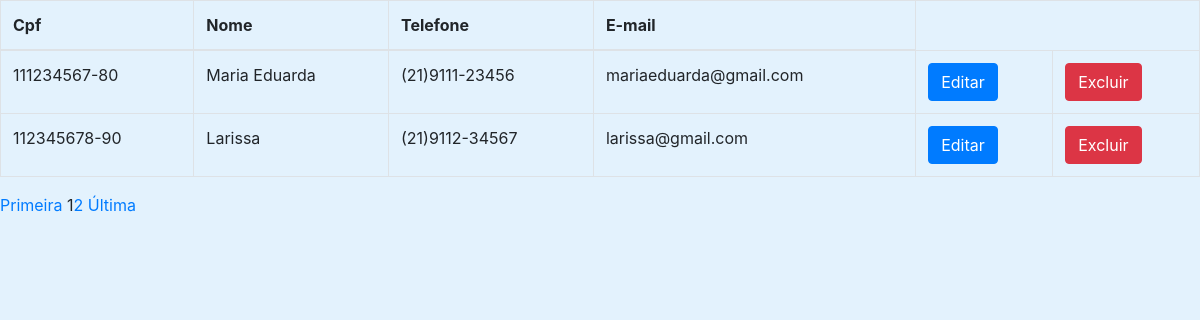
Before: /relcliente.php with the older database file.
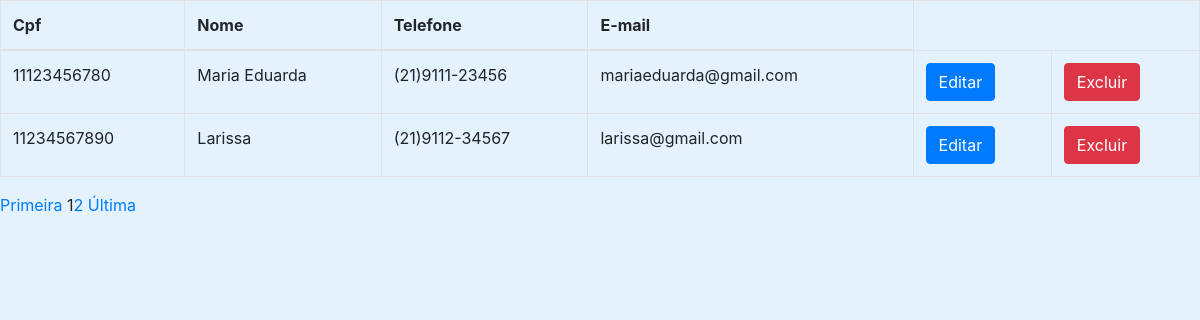
After: the same page with the newer database file.
### tables this page shows
CREATE TABLE `cliente` (
  `cpf` char(12) NOT NULL PRIMARY KEY,
  `nome` varchar(60) NOT NULL,
  `telefone` varchar(15) NOT NULL,
  `email` varchar(150) NOT NULL,
  `cep` char(9) NOT NULL,
  `numerocasa` int(11) NOT NULL,
  `complemento` varchar(30) DEFAULT NULL,
  `senha` varchar(100) NOT NULL,
  `status` char(1) DEFAULT NULL);

### relcliente.php (the view, shortened to what this page needs)
<?php
    require_once 'conexao.php';
    require_once 'head.php';
    $pagatual = filter_input(INPUT_GET, "page", FILTER_SANITIZE_NUMBER_INT);
	$pag = (!empty($pagatual)) ? $pagatual : 1;
    $limitereg = 2;
    $inicio = ($limitereg * $pag) - $limitereg;
    $busca = "SELECT cpf,nome,telefone,email from
    cliente WHERE status = 'A' LIMIT $inicio , $limitereg";
    $resultado= $conn->prepare($busca);
    $resultado->execute();
    if (($resultado) AND ($resultado->rowCount() != 0)) {
?>
<body style="background-color: #e3f2fd;">
<table class="table table-bordered">
    <thead>
        <th>Cpf</th>
        <th>Nome</th>
        <th>Telefone</th>
        <th>E-mail</th>
    </thead>
<tbody>
<?php
    while ($linha = $resultado->fetch(PDO::FETCH_ASSOC)) {
    extract($linha);
?>
<tr>
    <td><?php echo $cpf; ?></td>
    <td><?php echo $nome; ?></td>
    <td><?php echo $telefone; ?></td>
    <td><?php echo $email; ?></td>
    <td>
        <?php echo "<a href='editarcli.php?cpf=$cpf'>" ; ?>
        <input type="submit" class="btn btn-primary" name="editarcli" value="Editar">
    </td>
    <td>
        <?php echo "<a href='excluircli.php?cpf=$cpf'>" ; ?>
        <input type="submit" class="btn btn-danger" name="excluircli" value="Excluir">
    </td>
</tr>
<?php
    }
?>
</tbody>
</table>
<?php
    }
    $qtregistro = "SELECT COUNT(cpf) AS registros FROM cliente WHERE status='A'";
    $resultado = $conn->prepare($qtregistro);
    $resultado->execute();
    $resposta = $resultado->fetch(PDO::FETCH_ASSOC);
    $qnt_pagina = ceil($resposta['registros'] / $limitereg);
     $maximo = 2;
     echo "<a href='relcliente.php?page=1'>Primeira</a> ";
   echo "$pag";
   for ($proxima = $pag + 1; $proxima <= $pag + $maximo; $proxima++) {
       if ($proxima <= $qnt_pagina) {
           echo "<a href='relcliente.php?page=$proxima'>$proxima</a> ";
       }
   }
   echo "<a href='relcliente.php?page=$qnt_pagina'>Última</a> ";
?>
</body>

### head.php (shortened to what this page needs)
<!DOCTYPE html>
<html lang="pt-br">
<head>
    <link rel="stylesheet" href="https://stackpath.bootstrapcdn.com/bootstrap/4.1.3/css/bootstrap.min.css">
    <link rel="stylesheet" href="https://cdnjs.cloudflare.com/ajax/libs/font-awesome/6.2.0/css/all.min.css">
    <link rel="stylesheet" href="style.css">
    <link rel="stylesheet" href="paginas.css">
    <link rel="stylesheet" href="frm.css">
</head>
<body>

Changed rows visible on the page:
removed cliente: cpf "111234567-80", nome "Maria Eduarda", telefone "(21)9111-23456", email "mariaeduarda@gmail.com"
removed cliente: cpf "112345678-90", nome "Larissa", telefone "(21)9112-34567", email "larissa@gmail.com"
added cliente: cpf "11123456780", nome "Maria Eduarda", telefone "(21)9111-23456", email "mariaeduarda@gmail.com"
added cliente: cpf "11234567890", nome "Larissa", telefone "(21)9112-34567", email "larissa@gmail.com"
